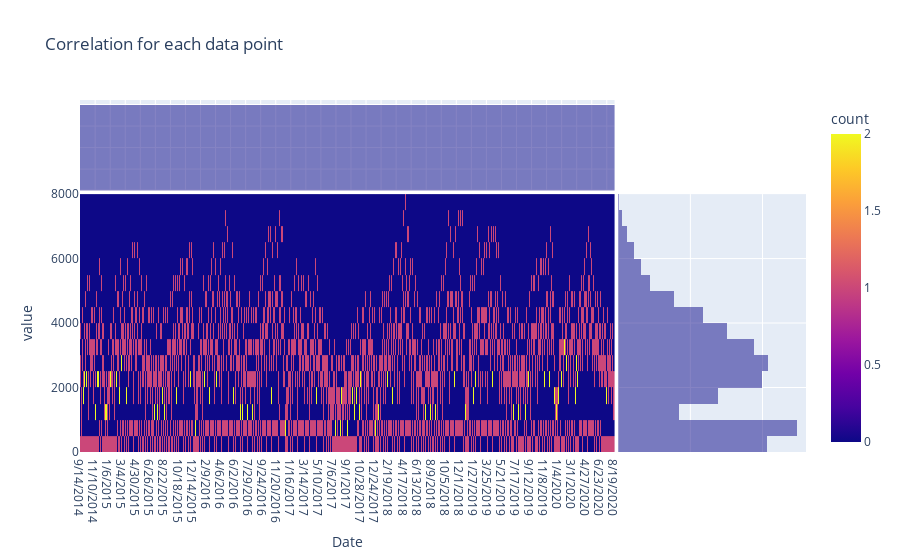

The notebook cell this image was saved under:
### Markdown cell above
this grouped bar chart comes from the crosstab above and it shows the sum of page_loads, unique_visits, first_visits, returning_visits for each day

### Code cell
px.density_heatmap(data, x='Date',y=['page_loads' ,'unique_visits' ,'first_visits' ,'returning_visits']
#color_continuous_scale="Viridis"
                   
                   ,marginal_x="histogram", marginal_y="histogram",title='Correlation for each data point')

### Figure 1 — Plotly figure (JSON) as saved in the notebook; plotly's stock layout.template omitted (floating-point values rounded to 4 significant figures; data arrays with more than 128 entries replaced by an {"elided": "..."} marker saying what was removed)
{"data": [{"coloraxis": "coloraxis", "hovertemplate": "Date=%{x}<br>value=%{y}<br>count=%{z}<extra></extra>", "name": "", "type": "histogram2d", "x": {"elided": "8668 str values"}, "xaxis": "x", "xbingroup": "x", "y": {"elided": "8668 int values"}, "yaxis": "y", "ybingroup": "y"}, {"alignmentgroup": "True", "bingroup": "x", "hovertemplate": "Date=%{x}<br>count=%{y}<extra></extra>", "legendgroup": "", "marker": {"color": "#0d0887"}, "name": "", "offsetgroup": "", "opacity": 0.5, "showlegend": false, "type": "histogram", "x": {"elided": "8668 str values"}, "xaxis": "x3", "yaxis": "y3"}, {"alignmentgroup": "True", "bingroup": "y", "hovertemplate": "value=%{y}<br>count=%{x}<extra></extra>", "legendgroup": "", "marker": {"color": "#0d0887"}, "name": "", "offsetgroup": "", "opacity": 0.5, "showlegend": false, "type": "histogram", "xaxis": "x2", "y": {"elided": "8668 int values"}, "yaxis": "y2"}], "layout": {"barmode": "overlay", "coloraxis": {"colorbar": {"title": {"text": "count"}}, "colorscale": [[0, "#0d0887"], [0.1111, "#46039f"], [0.2222, "#7201a8"], [0.3333, "#9c179e"], [0.4444, "#bd3786"], [0.5556, "#d8576b"], [0.6667, "#ed7953"], [0.7778, "#fb9f3a"], [0.8889, "#fdca26"], [1, "#f0f921"]]}, "legend": {"tracegroupgap": 0}, "title": {"text": "Correlation for each data point"}, "xaxis": {"anchor": "y", "domain": [0, 0.7363], "title": {"text": "Date"}}, "xaxis2": {"anchor": "y2", "domain": [0.7413, 1], "matches": "x2", "showgrid": true, "showline": false, "showticklabels": false, "ticks": ""}, "xaxis3": {"anchor": "y3", "domain": [0, 0.7363], "matches": "x", "showgrid": true, "showticklabels": false}, "xaxis4": {"anchor": "y4", "domain": [0.7413, 1], "matches": "x2", "showgrid": true, "showline": false, "showticklabels": false, "ticks": ""}, "yaxis": {"anchor": "x", "domain": [0, 0.7326], "title": {"text": "value"}}, "yaxis2": {"anchor": "x2", "domain": [0, 0.7326], "matches": "y", "showgrid": true, "showticklabels": false}, "yaxis3": {"anchor": "x3", "domain": [0.7426, 1], "matches": "y3", "showgrid": true, "showline": false, "showticklabels": false, "ticks": ""}, "yaxis4": {"anchor": "x4", "domain": [0.7426, 1], "matches": "y3", "showgrid": true, "showline": false, "showticklabels": false, "ticks": ""}}}
